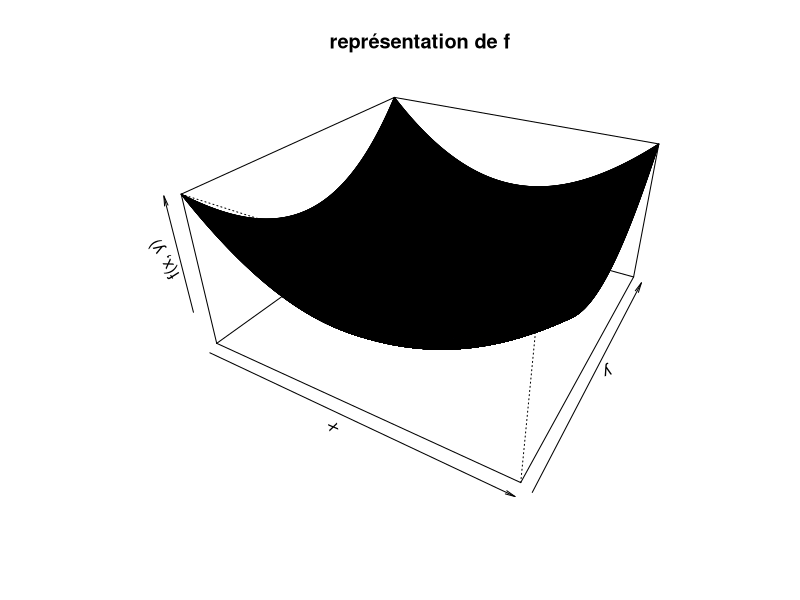
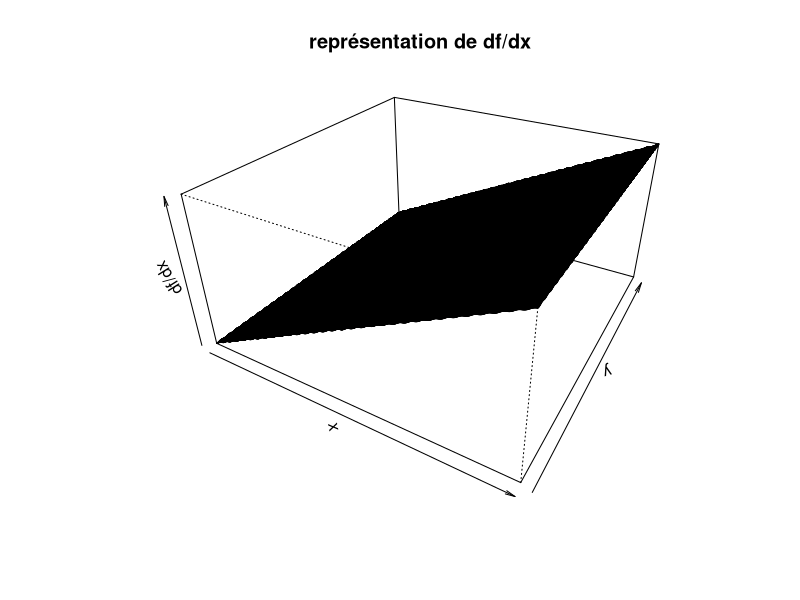
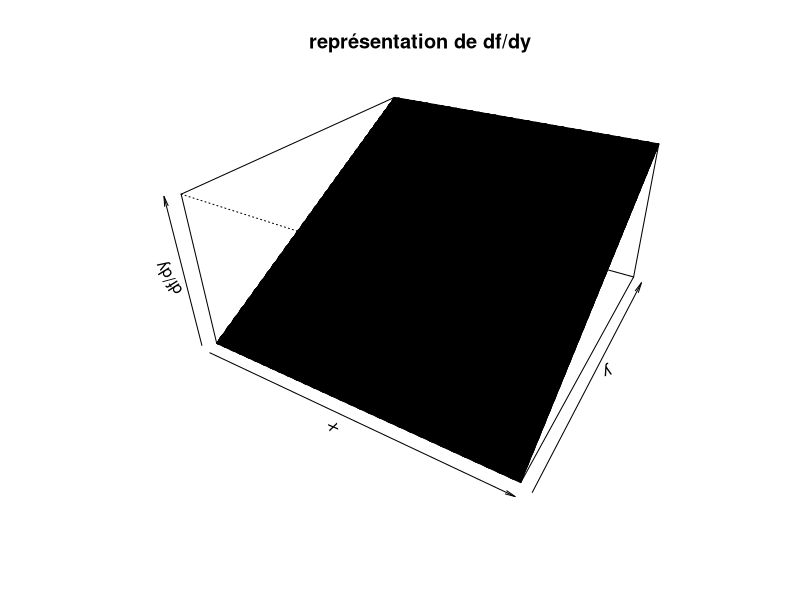

Source code (R) for these figures, in order:
# Définition de la fonction
f <- function(x, y) {
  return(x^2 + cos(x+y)+(y^2+1/(1+x^2)^(1/2)))
}
# Création d'une grille de valeurs pour x et y
x <- seq(-100, 100, length.out = 1000)
y <- seq(-100, 100, length.out = 1000)
grid <- expand.grid(x = x, y = y)
#minimum et le maximum de la fonction
max <- max(f(x,y))
min <- min(f(x,y))
print(paste("Maximum de f(x):", max))
print(paste("Minimum de f(x):", min))
# Calcule de la dérivée partielle par rapport à x
df_dx <- function(x, y) {
  h <- 0.00001
  return((f(x + h, y) - f(x, y)) / h)
}
# Calcule de la dérivée partielle par rapport à y
df_dy <- function(x, y) {
  h <- 0.00001
  return((f(x, y + h) - f(x, y)) / h)
}
#affectation de la 3éme dimension
z <- outer(x, y, df_dx)  
t <- outer(x, y, df_dy) 
r <- outer(x, y, f)
# pour la fonction f
persp(x, y, r, theta = 30, phi = 30, expand = 0.5, col = "blue", xlab = "x", ylab = "y", zlab = "f(x, y)", main = "représentation de f")
# pour la dérivée x
persp(x, y, z, theta = 30, phi = 30, expand = 0.5, col = "red", xlab = "x", ylab = "y", zlab = "df/dx", main = "représentation de df/dx")
# pour la dérivée y
persp(x, y, t, theta = 30, phi = 30, expand = 0.5, col = "green", xlab = "x", ylab = "y", zlab = "df/dy", main = "représentation de df/dy")
